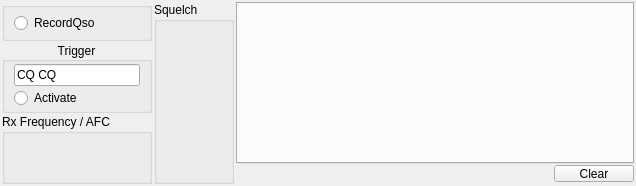
<?xml version="1.0" encoding="UTF-8"?>
<ui version="4.0">
 <class>CRxDisplay</class>
 <widget class="QFrame" name="CRxDisplay">
  <property name="geometry">
   <rect>
    <x>0</x>
    <y>0</y>
    <width>636</width>
    <height>186</height>
   </rect>
  </property>
  <property name="windowTitle">
   <string/>
  </property>
  <property name="frameShape">
   <enum>QFrame::NoFrame</enum>
  </property>
  <property name="frameShadow">
   <enum>QFrame::Plain</enum>
  </property>
  <property name="lineWidth">
   <number>0</number>
  </property>
  <layout class="QGridLayout" name="gridLayout" columnstretch="0,0,1" columnminimumwidth="150,0,0">
   <property name="margin">
    <number>2</number>
   </property>
   <property name="spacing">
    <number>2</number>
   </property>
   <item row="0" column="2">
    <layout class="QVBoxLayout" name="verticalLayout_2">
     <property name="spacing">
      <number>0</number>
     </property>
     <item>
      <widget class="TabWidget" name="RxHeader">
       <property name="currentIndex">
        <number>-1</number>
       </property>
      </widget>
     </item>
     <item>
      <layout class="QHBoxLayout" name="horizontalLayout">
       <item>
        <spacer name="horizontalSpacer">
         <property name="orientation">
          <enum>Qt::Horizontal</enum>
         </property>
         <property name="sizeHint" stdset="0">
          <size>
           <width>546</width>
           <height>20</height>
          </size>
         </property>
        </spacer>
       </item>
       <item>
        <widget class="QPushButton" name="Clear">
         <property name="minimumSize">
          <size>
           <width>0</width>
           <height>13</height>
          </size>
         </property>
         <property name="maximumSize">
          <size>
           <width>16777215</width>
           <height>17</height>
          </size>
         </property>
         <property name="text">
          <string>Clear</string>
         </property>
        </widget>
       </item>
      </layout>
     </item>
    </layout>
   </item>
   <item row="0" column="0">
    <layout class="QVBoxLayout" name="verticalLayout">
     <property name="spacing">
      <number>1</number>
     </property>
     <property name="sizeConstraint">
      <enum>QLayout::SetDefaultConstraint</enum>
     </property>
     <item>
      <widget class="QGroupBox" name="RecordBox">
       <property name="minimumSize">
        <size>
         <width>0</width>
         <height>30</height>
        </size>
       </property>
       <property name="title">
        <string/>
       </property>
       <layout class="QGridLayout" name="gridLayout_2">
        <property name="leftMargin">
         <number>9</number>
        </property>
        <property name="topMargin">
         <number>2</number>
        </property>
        <property name="rightMargin">
         <number>2</number>
        </property>
        <property name="bottomMargin">
         <number>2</number>
        </property>
        <item row="0" column="0">
         <widget class="QRadioButton" name="recordActivate">
          <property name="text">
           <string>RecordQso</string>
          </property>
         </widget>
        </item>
       </layout>
      </widget>
     </item>
     <item>
      <widget class="QGroupBox" name="TriggerBox">
       <property name="minimumSize">
        <size>
         <width>0</width>
         <height>70</height>
        </size>
       </property>
       <property name="title">
        <string>Trigger</string>
       </property>
       <property name="alignment">
        <set>Qt::AlignCenter</set>
       </property>
       <layout class="QVBoxLayout" name="verticalLayout_3">
        <property name="spacing">
         <number>2</number>
        </property>
        <property name="topMargin">
         <number>2</number>
        </property>
        <property name="bottomMargin">
         <number>2</number>
        </property>
        <item>
         <widget class="QLineEdit" name="TriggerText">
          <property name="minimumSize">
           <size>
            <width>0</width>
            <height>18</height>
           </size>
          </property>
          <property name="text">
           <string>CQ CQ</string>
          </property>
         </widget>
        </item>
        <item>
         <widget class="QRadioButton" name="triggerActivate">
          <property name="text">
           <string>Activate</string>
          </property>
         </widget>
        </item>
       </layout>
      </widget>
     </item>
     <item>
      <widget class="FrequencySelect" name="RxFreq">
       <property name="minimumSize">
        <size>
         <width>0</width>
         <height>70</height>
        </size>
       </property>
       <property name="title">
        <string>Rx Frequency / AFC</string>
       </property>
      </widget>
     </item>
    </layout>
   </item>
   <item row="0" column="1">
    <widget class="CSquelch" name="Squelch">
     <property name="minimumSize">
      <size>
       <width>80</width>
       <height>0</height>
      </size>
     </property>
     <property name="title">
      <string>Squelch</string>
     </property>
    </widget>
   </item>
  </layout>
 </widget>
 <customwidgets>
  <customwidget>
   <class>FrequencySelect</class>
   <extends>QGroupBox</extends>
   <header>frequencyselect.h</header>
   <container>1</container>
   <slots>
    <signal>FrequencyChanged(double)</signal>
   </slots>
  </customwidget>
  <customwidget>
   <class>CSquelch</class>
   <extends>QGroupBox</extends>
   <header>csquelch.h</header>
   <container>1</container>
  </customwidget>
  <customwidget>
   <class>TabWidget</class>
   <extends>QTabWidget</extends>
   <header>tabwidget.h</header>
   <container>1</container>
  </customwidget>
 </customwidgets>
 <resources/>
 <connections>
  <connection>
   <sender>RxFreq</sender>
   <signal>FrequencyChanged(double)</signal>
   <receiver>CRxDisplay</receiver>
   <slot>setRxFrequency(double)</slot>
   <hints>
    <hint type="sourcelabel">
     <x>79</x>
     <y>230</y>
    </hint>
    <hint type="destinationlabel">
     <x>441</x>
     <y>140</y>
    </hint>
   </hints>
  </connection>
  <connection>
   <sender>RxHeader</sender>
   <signal>currentChanged(int)</signal>
   <receiver>CRxDisplay</receiver>
   <slot>changeActiveRxWindow(int)</slot>
   <hints>
    <hint type="sourcelabel">
     <x>561</x>
     <y>129</y>
    </hint>
    <hint type="destinationlabel">
     <x>441</x>
     <y>140</y>
    </hint>
   </hints>
  </connection>
  <connection>
   <sender>Clear</sender>
   <signal>clicked()</signal>
   <receiver>CRxDisplay</receiver>
   <slot>clearRxWindow()</slot>
   <hints>
    <hint type="sourcelabel">
     <x>833</x>
     <y>258</y>
    </hint>
    <hint type="destinationlabel">
     <x>441</x>
     <y>140</y>
    </hint>
   </hints>
  </connection>
  <connection>
   <sender>triggerActivate</sender>
   <signal>clicked()</signal>
   <receiver>CRxDisplay</receiver>
   <slot>trigger()</slot>
   <hints>
    <hint type="sourcelabel">
     <x>86</x>
     <y>161</y>
    </hint>
    <hint type="destinationlabel">
     <x>441</x>
     <y>140</y>
    </hint>
   </hints>
  </connection>
  <connection>
   <sender>TriggerText</sender>
   <signal>returnPressed()</signal>
   <receiver>CRxDisplay</receiver>
   <slot>trigger()</slot>
   <hints>
    <hint type="sourcelabel">
     <x>86</x>
     <y>133</y>
    </hint>
    <hint type="destinationlabel">
     <x>441</x>
     <y>140</y>
    </hint>
   </hints>
  </connection>
  <connection>
   <sender>recordActivate</sender>
   <signal>toggled(bool)</signal>
   <receiver>CRxDisplay</receiver>
   <slot>record(bool)</slot>
   <hints>
    <hint type="sourcelabel">
     <x>86</x>
     <y>54</y>
    </hint>
    <hint type="destinationlabel">
     <x>441</x>
     <y>140</y>
    </hint>
   </hints>
  </connection>
 </connections>
 <slots>
  <slot>setRxFrequency(double)</slot>
  <slot>changeActiveRxWindow(int)</slot>
  <slot>clearRxWindow()</slot>
  <slot>trigger()</slot>
  <slot>record(bool)</slot>
 </slots>
</ui>
